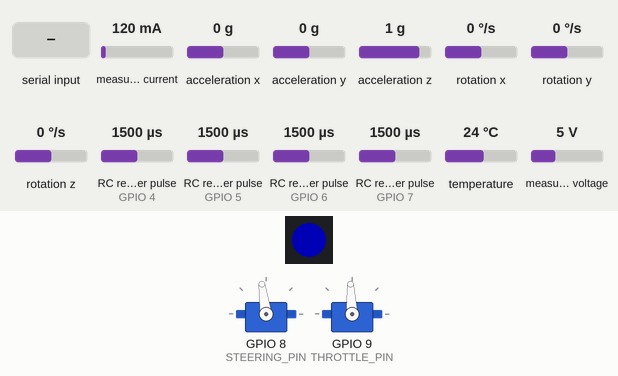
Bench run of a sketch on a simulated ESP32-S3. On the bench: 1 RGB LEDs in strip order, left to right, 2 × servo. Wiring (inferred from the names in the program): 4 × RC receiver channel: data GPIO 4 / data GPIO 5 / data GPIO 6 / data GPIO 7; INA219 current sensor at I2C address 0x41. The inputs (shaded band) are chosen by the test bench; at power-on: RC receiver pulse (sensors on GPIO 7, GPIO 4, GPIO 5, GPIO 6) 1500 µs, measured current 120 mA, acceleration x 0 g, acceleration y 0 g, acceleration z 1 g, rotation x 0 °/s, rotation y 0 °/s, rotation z 0 °/s, temperature 24 °C, measured voltage 5 V. Dim RGB values are drawn brighter than linear; servo pulses on a pin are drawn as a servo (544–2400 µs = 0–180°); what the sketch prints to the serial monitor is not drawn.

Above: at 4.3 s.
4.4 s: "90:45\n" received over Serial
At 5.2 s:
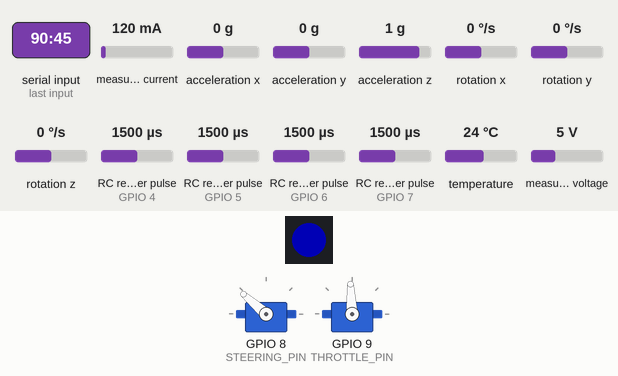
5.9 s: "30:150\n" received over Serial
At 6.5 s:
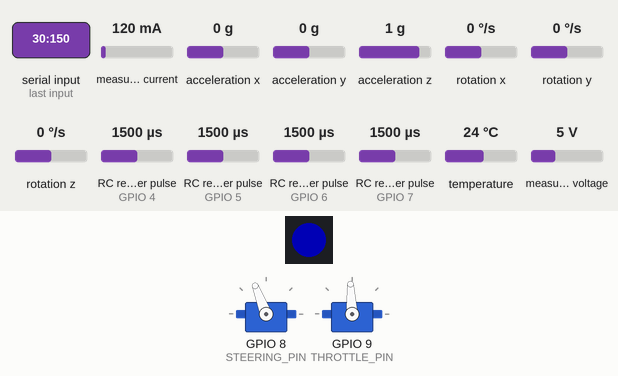
7.4 s: "200\n" received over Serial
At 7.9 s:
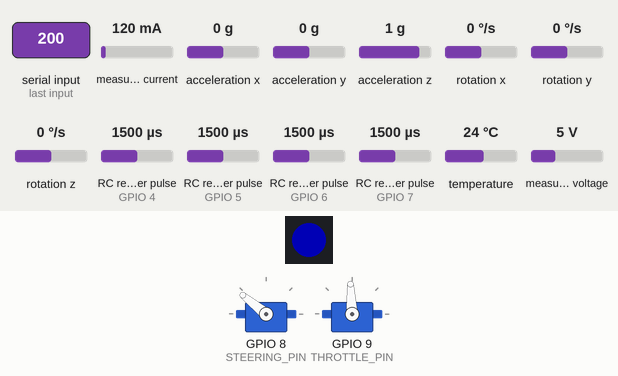
8.9 s: RC receiver pulse (sensor on GPIO 7) set to 1409 µs
10.4 s: RC receiver pulse (sensor on GPIO 7) set to 1391 µs
At 11.3 s:
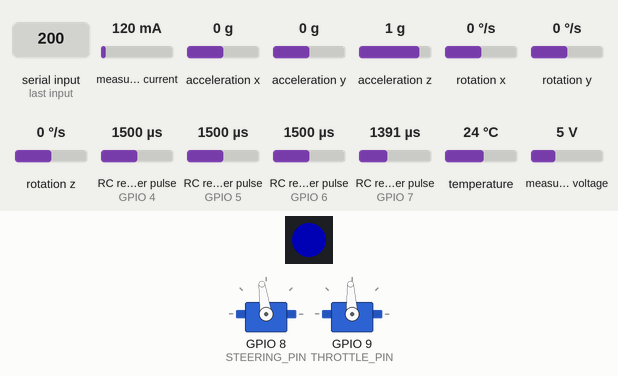
11.9 s: RC receiver pulse (sensor on GPIO 4) set to 1020 µs
At 13.1 s:
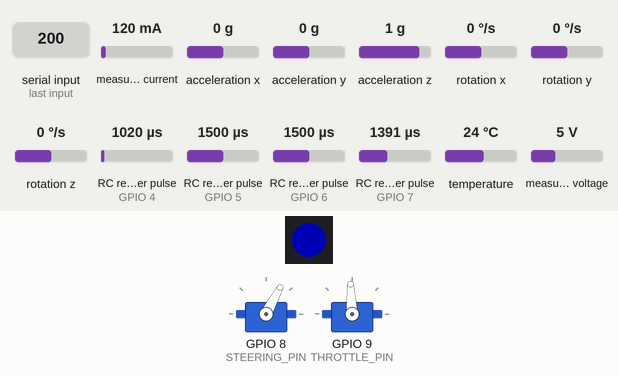
Timing chart, 0 to 14.4 s (numbered marks = the images above; inputs shaded):
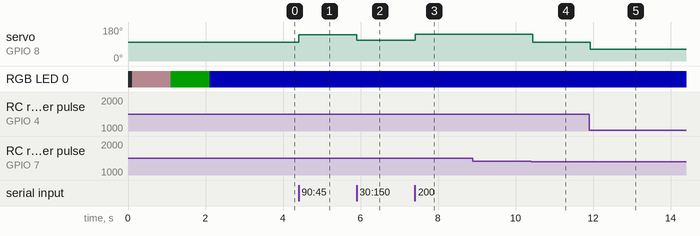

The sketch:

DonkeyDriveX.ino
```cpp
// #include <esp_now.h>
// #include <WiFi.h>
#include <Wire.h>
#include <Adafruit_MPU6050.h>
#include <Adafruit_Sensor.h>
#include <FastLED.h>

#define LED_PIN     10
#define NUM_LEDS    1
#define BRIGHTNESS  64
#define LED_TYPE    WS2812B
#define COLOR_ORDER GRB

CRGB leds[NUM_LEDS];

Adafruit_MPU6050 mpu;

// #define DEBUG  // Uncomment to enable debugging output

#define CH1_PIN 4  //接收机pwm输入CH1通道为，GPIO4
#define CH2_PIN 5  //接收机pwm输入CH2通道为，GPIO5
#define CH3_PIN 6  //接收机pwm输入CH3通道为，GPIO6
#define CH4_PIN 7  //接收机pwm输入CH4通道为，GPIO7

#define STEERING_PIN 8  //PIN of Servo
#define THROTTLE_PIN 9  //PIN of ESC

#define CH_STEERING 0 //index of pwm_value[]
#define CH_THROTTLE 1 //index of pwm_value[]
#define CH_PARK 2 //index of pwm_value[]
#define CH_MODE 3 //index of pwm_value[]

#define CAR_MODE_MANUAL 0 //0为遥控模式
#define CAR_MODE_SEMI_AUTO 1 //1为自动方向和手动油门模式
#define CAR_MODE_FULL_AUTO 2 //2为自动驾驶模式

#define MIN_MICROS      1050
#define MAX_MICROS      1950

volatile int pwm_value[4] = {0, 0, 0, 0}; // value of CH1, CH2, CH3, CH4
volatile unsigned long rise_time[4] = {0, 0, 0, 0}; // time of rising edge of CH1, CH2, CH3, CH4

void IRAM_ATTR handle_interrupt(int channel) { // interrupt handler
  static int pin_state[4] = {0, 0, 0, 0};
  pin_state[channel] = digitalRead(channel + CH1_PIN);
  if (pin_state[channel] == HIGH) {
    rise_time[channel] = micros();
  } else {
    pwm_value[channel] = micros() - rise_time[channel];
  }
}

void IRAM_ATTR CH1_interrupt() { handle_interrupt(0); } // interrupt handler
void IRAM_ATTR CH2_interrupt() { handle_interrupt(1); }
void IRAM_ATTR CH3_interrupt() { handle_interrupt(2); }
void IRAM_ATTR CH4_interrupt() { handle_interrupt(3); }

void (*isr_functions[4])() = {CH1_interrupt, CH2_interrupt, CH3_interrupt, CH4_interrupt};  // array of function pointers

// Define a data structure
struct struct_message {
  int throttle; // 油门值
  int steering; // 转向值
  int mode; //驾驶模式，0为遥控模式，1为自动方向和手动油门模式，2为自动驾驶模式
  bool park;  //停车状态，0为停车，1为起步
} ;

struct struct_message esp_now_data = {0, 0, 0, false}; // Initialize the structure at declaration
struct struct_message rc_data = {0, 0, 0, false}; // Initialize the structure at declaration
struct struct_message pilot_data = {0, 0, 0, false}; // Initialize the structure at declaration
struct struct_message car_output = {0, 0, 0, false}; // Initialize the structure at declaration

const int PWM_MIN = 819; // 'minimum' pulse length count (out of 4096)
const int PWM_MAX = 1638; // 'maximum' pulse length count (out of 4096)
const int MOTOR_MID = 1229; // 需要实际测试
const int MOTOR_RANGE = 390; // Pulse range for Motor Throttle # change from 60 to 90
const int SERVO_MID = 1270; //  需要实际测试
const int SERVO_RANGE = 390; // Pulse range for Motor Throttle # change from 60 to 90
const int MOTOR_OFFSET = 0;
const int SERVO_OFFSET = 0;

// Create a structure object
// struct_message* myData;

// callback function executed when data is received.
// void OnDataRecv(const uint8_t *mac, const uint8_t *incomingData, int len) {
// 	myData = (struct_message*)incomingData;

//   esp_now_data = *myData; //将接收到的数据赋值给esp_now_data

// }

// int adj(int v, int s) // v: value, s: step
// {
//     v = v + s;
//     if(v > 4095) v = 4095;
//     if(v < 0) v = 0;

//     return v;
// }

void park_change()
{
  if(pwm_value[CH_PARK] > 1500){
    rc_data.park  = false;
  }
  else{
    rc_data.park  = true;
  }
  car_output.park = rc_data.park;
}

void mode_change()  //根据遥控器的mode值，切换驾驶模式
{
   rc_data.mode = pwm_value[CH_MODE];
  if(rc_data.mode <= 1400)
  {
    car_output.mode = CAR_MODE_MANUAL;  //0为遥控模式
  }
  else if(rc_data.mode > 1400 && rc_data.mode < 1600 )
  {
    car_output.mode = CAR_MODE_SEMI_AUTO; //1为自动方向和手动油门模式
  }
  else
  {
    car_output.mode = CAR_MODE_FULL_AUTO; //2为自动驾驶模式
  }
}


bool I2CRead(uint8_t Address, uint8_t Register, uint8_t Nbytes, uint8_t *Data)
{
    bool ret = true;

    // Set register address
    Wire.beginTransmission(Address);
    Wire.write(Register);
    if(Wire.endTransmission())
    {
      ret = false;
      Serial.println("I2C Read Errro");
    }

    // Read Nbytes
    Wire.requestFrom(Address, Nbytes);
    uint8_t index = 0;
    while (Wire.available())
    {
        Data[index++] = Wire.read();
    }

    return ret;
}

uint16_t I2CReadValue(uint8_t addr, uint8_t reg)
{
  uint16_t ret = -1;

  uint8_t data[2];
  if(I2CRead(addr, reg, 2, data))
  {
    ret = (uint16_t)data[0] << 8 | data[1];
  }

  return ret;
}

void I2CWriteValue(uint8_t Address, uint8_t Register, uint16_t Data)
{
    uint8_t* pData = (uint8_t*)&Data;

    // Set register address
    Wire.beginTransmission(Address);
    Wire.write(Register);
    Wire.write(pData[1]);
    Wire.write(pData[0]);
    if(Wire.endTransmission())
    {
      Serial.println("I2C Write Error");
    }
}

void read_ina219(){
  Serial.printf("%d: %f mA\r\n", 1, I2CReadValue(0x41, 1) / 100.0 / 0.01);
  Serial.printf("%d: %f V\r\n", 2, I2CReadValue(0x41, 2) / 2 / 1000.0);
}

void read_mpu6050(){
/* Get new sensor events with the readings */
  sensors_event_t a, g, temp;
  mpu.getEvent(&a, &g, &temp);

  /* Print out the values */
  Serial.print("Acceleration X: ");
  Serial.print(a.acceleration.x);
  Serial.print(", Y: ");
  Serial.print(a.acceleration.y);
  Serial.print(", Z: ");
  Serial.print(a.acceleration.z);
  Serial.println(" m/s^2");

  Serial.print("Rotation X: ");
  Serial.print(g.gyro.x);
  Serial.print(", Y: ");
  Serial.print(g.gyro.y);
  Serial.print(", Z: ");
  Serial.print(g.gyro.z);
  Serial.println(" rad/s");

  Serial.print("Temperature: ");
  Serial.print(temp.temperature);
  Serial.println(" degC");

  Serial.println("");
}

void setup() {
	Serial.begin(115200);
  Wire.begin(2, 3, 400000L); // SDA, SCL, 400kHz

  // Try to initialize!
  if (!mpu.begin()) {
    Serial.println("Failed to find MPU6050 chip");
    while (1) {
      delay(10);
    }
  }
  Serial.println("MPU6050 Found!");

  // set accelerometer Range
  mpu.setAccelerometerRange(MPU6050_RANGE_8_G);
  Serial.print("Accelerometer range set to: ");
  switch (mpu.getAccelerometerRange()) {
  case MPU6050_RANGE_2_G:
    Serial.println("+-2G");
    break;
  case MPU6050_RANGE_4_G:
    Serial.println("+-4G");
    break;
  case MPU6050_RANGE_8_G:
    Serial.println("+-8G");
    break;
  case MPU6050_RANGE_16_G:
    Serial.println("+-16G");
    break;
  }
  // set Gyro Range
  mpu.setGyroRange(MPU6050_RANGE_500_DEG);
  Serial.print("Gyro range set to: ");
  switch (mpu.getGyroRange()) {
  case MPU6050_RANGE_250_DEG:
    Serial.println("+- 250 deg/s");
    break;
  case MPU6050_RANGE_500_DEG:
    Serial.println("+- 500 deg/s");
    break;
  case MPU6050_RANGE_1000_DEG:
    Serial.println("+- 1000 deg/s");
    break;
  case MPU6050_RANGE_2000_DEG:
    Serial.println("+- 2000 deg/s");
    break;
  }
  // Set filter bandwidth
  mpu.setFilterBandwidth(MPU6050_BAND_21_HZ);
  Serial.print("Filter bandwidth set to: ");
  switch (mpu.getFilterBandwidth()) {
  case MPU6050_BAND_260_HZ:
    Serial.println("260 Hz");
    break;
  case MPU6050_BAND_184_HZ:
    Serial.println("184 Hz");
    break;
  case MPU6050_BAND_94_HZ:
    Serial.println("94 Hz");
    break;
  case MPU6050_BAND_44_HZ:
    Serial.println("44 Hz");
    break;
  case MPU6050_BAND_21_HZ:
    Serial.println("21 Hz");
    break;
  case MPU6050_BAND_10_HZ:
    Serial.println("10 Hz");
    break;
  case MPU6050_BAND_5_HZ:
    Serial.println("5 Hz");
    break;
  }

  Serial.println("");
  delay(100);

  // Set the RC receiver pins as inputs and attach the interrupts
  for (int i = 0; i < 4; i++) {
    pinMode(CH1_PIN + i, INPUT);
    attachInterrupt(digitalPinToInterrupt(CH1_PIN + i), isr_functions[i], CHANGE);
  }

  ledcSetup(CH_STEERING, 50, 14); // 定义通道0（steering）
  ledcSetup(CH_THROTTLE, 50, 14); // 定义通道1（Throttle）PWM输出为pin1，50Hz，14-bit resolution
	// 分配PWM输出通道到管脚
  ledcAttachPin(STEERING_PIN, CH_STEERING);
  ledcAttachPin(THROTTLE_PIN, CH_THROTTLE);

	// WiFi.mode(WIFI_STA);
  // for(int i = 0; i < 10; i++)
  //   Serial.print("STA MAC: "); Serial.println(WiFi.macAddress());

  // if (esp_now_init() != esp_OK) {
	//   Serial.println("Error initializing ESP-NOW");
	//   return;
	// }

	// esp_now_register_recv_cb(OnDataRecv);

  FastLED.addLeds<LED_TYPE, LED_PIN, COLOR_ORDER>(leds, NUM_LEDS).setCorrection(TypicalLEDStrip);
  FastLED.setBrightness(BRIGHTNESS);

  leds[0] = CRGB::Pink;
  FastLED.show();
  delay(1000);

  leds[0] = CRGB::Green;
  FastLED.show();
  delay(1000);

  leds[0] = CRGB::Blue;
  FastLED.show();
  delay(1000);

  //SETUP ENDS


}


void loop() {
  //  Serial.print("STA MAC: "); Serial.println(WiFi.macAddress());
  read_ina219();
  read_mpu6050();

  if (Serial.available()){
      String CMD = Serial.readStringUntil('\n');
      String CMD_steering = CMD;
      String CMD_throttle = CMD;

      int CMD_gap = CMD.indexOf(':');
      int CMD_len = CMD.length();

      CMD_steering.remove(CMD_gap,-1);
      CMD_throttle.remove(0,CMD_gap+1);

      pilot_data.steering = CMD_steering.toInt();
      pilot_data.throttle = CMD_throttle.toInt();
    }


  rc_data.steering = pwm_value[CH_STEERING];
  rc_data.throttle = pwm_value[CH_THROTTLE];
  park_change();  //pwm_value[CH_PARK]
  mode_change();  //pwm_value[CH_MODE]


  if(car_output.mode== CAR_MODE_FULL_AUTO) {
    // Controlled by Pilot
    car_output.throttle = pilot_data.throttle;
    car_output.steering = pilot_data.steering;
  }
  else if(car_output.mode == CAR_MODE_SEMI_AUTO){
    // Controlled by both RC and Pilot
    // car_output.throttle = rc_data.throttle;
    car_output.throttle = map(rc_data.throttle-1493,888-1493,2149-1493,-100,100);
    car_output.steering = pilot_data.steering;
  }
  else { // car_output.mode = CAR_MODE_MANUAL
    // Controlled by RC Controller

    // RC => CAR
    car_output.steering = map(rc_data.steering-1488,872-1488,2113-1488,-100,100);
    car_output.throttle = map(rc_data.throttle-1493,888-1493,2149-1493,-100,100);

    // CAR => Pilot
    Serial.printf("T%dS%d\n",car_output.throttle,car_output.steering);
  }

  if(car_output.park == 1){
    car_output.throttle = 0;
  }
  // CAR => PWM
  int pwm_steering = map(car_output.steering,-100,100,SERVO_MID-SERVO_RANGE,SERVO_MID+SERVO_RANGE);
  int pwm_throttle = map(car_output.throttle,-100,100,MOTOR_MID-MOTOR_RANGE,MOTOR_MID+MOTOR_RANGE);

  pwm_steering = min(max(pwm_steering,PWM_MIN),PWM_MAX);
  pwm_throttle = min(max(pwm_throttle,PWM_MIN),PWM_MAX);


  #ifdef DEBUG // Print the values for debugging
  // Read the RC receiver values
  for (int i = 0; i < 4; i++) {
    Serial.print(" CH"); Serial.print(i + 1); Serial.print(": "); Serial.print(pwm_value[i]);
  }
  Serial.printf("  %d, %d, %d, %d, %d\n", car_output.steering, pwm_steering, car_output.throttle, pwm_throttle, car_output.park );
  #endif

  ledcWrite(CH_STEERING,pwm_steering);
  ledcWrite(CH_THROTTLE,pwm_throttle);

  delay(10);
}
```

Measured:
- the behaviour switches between 1401 and 1400 µs on RC receiver pulse (sensor on GPIO 7) (found by bisection; images 3 and 4)
- after the input at 4.4 s, servo on GPIO 8 (STEERING_PIN): 98° → 139° at once
- after the input at 5.9 s, servo on GPIO 8 (STEERING_PIN): 139° → 111° at once
- after the input at 7.4 s, servo on GPIO 8 (STEERING_PIN): 111° → 141° at once
- after the input at 10.4 s, servo on GPIO 8 (STEERING_PIN): 141° → 98° at once
- after the input at 11.9 s, servo on GPIO 8 (STEERING_PIN): 98° → 62° at once
